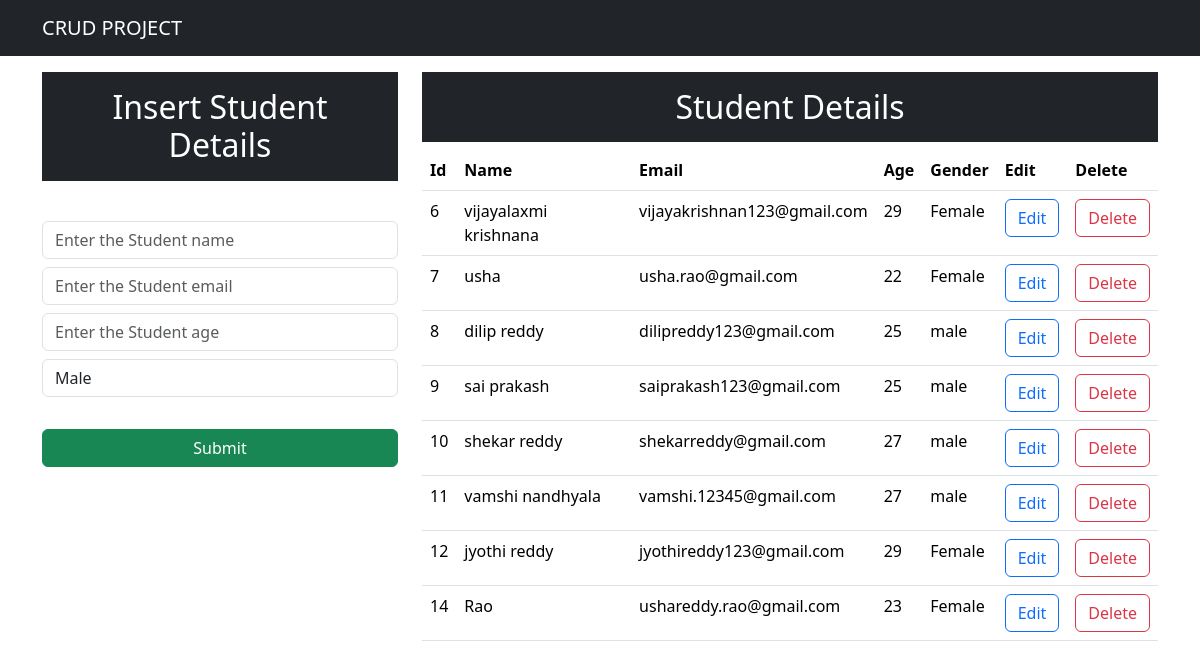
Before: / with the older database file.
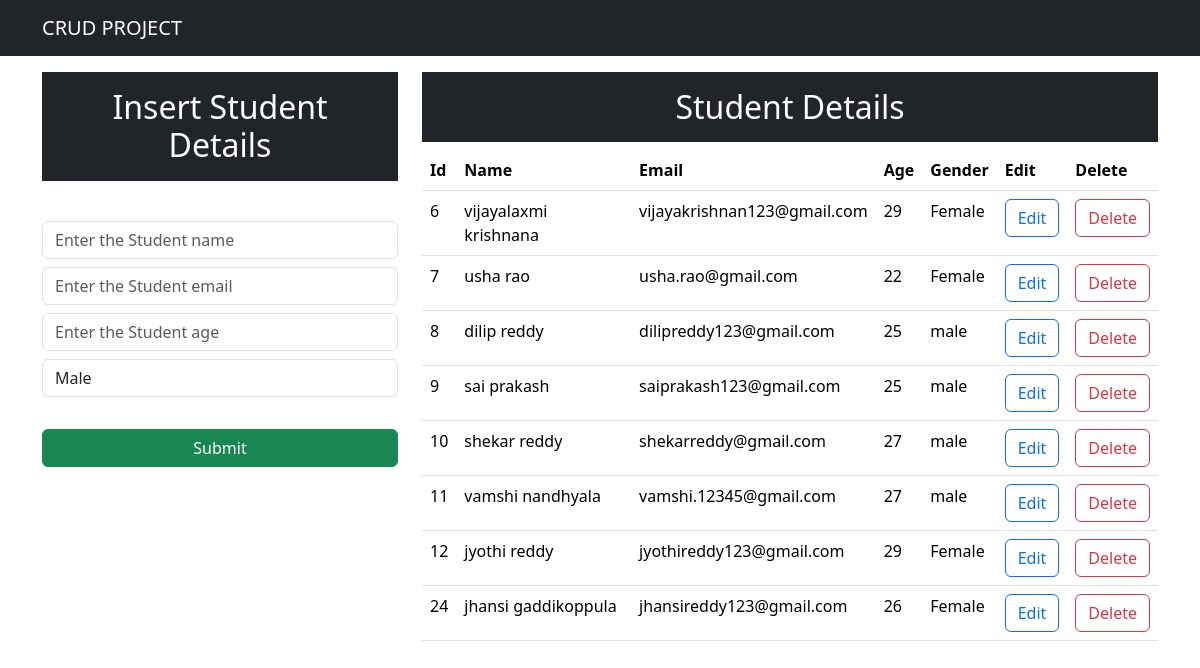
After: the same page with the newer database file.
### app/models.py (models this page shows, shortened)
class Student(models.Model):
    name=models.CharField(max_length=25,blank=False)
    email=models.EmailField()
    age=models.IntegerField()
    gender=models.CharField(max_length=25,blank=False)

### project1/views.py (the view)
# urls.py: path('',views.abc),
def abc(request):
    data=Student.objects.all()
    context={"data":data}
    return render(request,"index.html",context)

### templates/index.html (shortened to what this page needs)
<!DOCTYPE html>
<html lang="en">
<head>
    <link href="https://cdn.jsdelivr.net/npm/bootstrap@5.3.3/dist/css/bootstrap.min.css" rel="stylesheet">
</head>
<body>
    <nav class="navbar navbar-expand-lg navbar-dark bg-dark">
        <div class="container">
        <a class="navbar-brand" href="#">CRUD PROJECT</a>
        </div>
    </nav>
    <div class="container mt-3">
        <div class="row">
            <div class="col-md-4">
                <h2 class="bg-dark text-white text-center p-3">Insert Student Details</h2>
                <form action="/insert" method="post"> {% csrf_token %}
                    <div class="form-group mt-2">
                        <input type="text" class="form-control mt-2" placeholder="Enter the Student name" name="name" required>
                    </div>
                    <div class="form-group mt-2">
                        <input type="email" class="form-control mt-2" placeholder="Enter the Student email" name="email" required>
                    </div>
                    <div class="form-group mt-2">
                        <input type="number" class="form-control mt-2" placeholder="Enter the Student age" name="age" required>
                    </div>
                    <div class="form-group">
                    <select name="gender" class="form-control mt-2" id="gender">
                        <option value="male">Male</option>
                    </select>
                    </div>
                    <div class="d-grid gap-2">
                        <button class="btn btn-success mt-2" type="submit">Submit</button>
                    </div>
                </form>
            </div>
            <div class="col-md-8">
                <h2 class="text-center text-white bg-dark p-3">Student Details</h2>
                <table class=table>
                    <thead>
                        <tr>
                            <th>Id</th>
                            <th>Name</th>
                            <th>Email</th>
                            <th>Age</th>
                            <th>Gender</th>
                            <th>Edit</th>
                            <th>Delete</th>
                        </tr>
                    </thead>
                    <tbody>
                        {% for d in data %}
                        <tr>
                            <td>{{d.id}}</td>
                            <td>{{d.name}}</td>
                            <td>{{d.email}}</td>
                            <td>{{d.age}}</td>
                            <td>{{d.gender}}</td>
                            <td><a button href="/update/{{d.id}}" class="btn btn-outline-primary">Edit</a></button></td>
                            <td><a button href="/delete/{{d.id}}" class="btn btn-outline-danger">Delete</a></button></td>
                        </tr>
                        {% endfor %}
                    </tbody>
                </table>
            </div>
        </div>
    </div>
</body>
</html>

Changed rows visible on the page:
removed Student: id "14", name "Rao", email "ushareddy.rao@gmail.com", age "23", gender "Female"
changed Student "usha.rao@gmail.com": name "usha" → "usha rao"
added Student: id "24", name "jhansi gaddikoppula", email "jhansireddy123@gmail.com", age "26", gender "Female"
